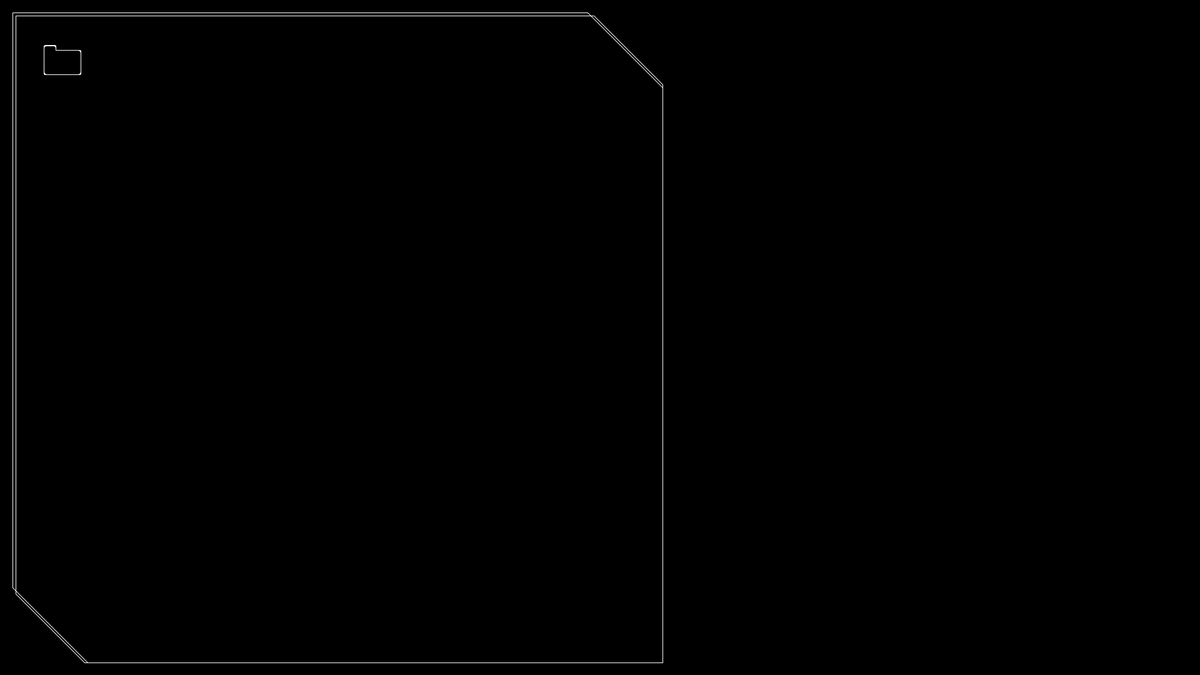
Frame 1 (no input)
Frame 60 (the mouse pressed at the canvas centre just before this capture): identical to frame 1, image omitted
Frame 120 (the mouse held since frame 60 and released just before this capture): identical to frame 1, image omitted

The Processing sketch that drew this single still picture (run headless with seeded random() and noise(); from frame 60 on, the mouse is pressed at the canvas centre):

// Processing sketch: effectFolderArray
// ── effectFolderArray.pde

// Color scheme
color blackSolid = color(0);
color blackGrad0 = color(0, 0);
color blueGrad50 = color(0, 0, 255, 50);
color blueGrad10 = color(0, 0, 255, 10);
color blueSolid = color(0, 0, 255);
color blueSolid150 = color(0, 0, 150);
color redSolid = color(255, 0, 0);
color greenSolid = color(0, 255, 0);  
color whiteGrad50 = color(255, 50);
color whiteGrad15 = color(255, 15);
color whiteGrad5 = color(255, 5);
color whiteSolid = color(255);

FolderArray folderStructure;
FrameGeo frame001, frame002;

void setup() {
   size(1920, 1080);  
   folderStructure = new FolderArray();
   frame001 = new FrameGeo();
   frame002 = new FrameGeo();
   frame001.structureFrame(1040, 1040, 120);
   frame002.structureFrame(1035, 1035, 110);
}

void draw() {
   background(blackSolid);
   folderStructure.drawArray();
   frame001.posFrame(20, 20); 
   frame002.posFrame(25, 25); 
}

// ── Folder.pde
// Class for folder construction
class Folder {

  float rectRad = 5;
  float origXPos;
  float origYPos;
  float targetXPos, targetYPos;
  int folderW, folderH;
  int offset = 1;
  boolean selectFolder;
  boolean expand, collapse;
  boolean mouseOverOrig = false;
  boolean mouseOverTarget = false;
  int numOfFolders = 5;
  float moveXPos;
  float moveYPos;
      
  // %%%%%%%%%%%%%%%%%%%%%%%%%%%%%%%%%%%%%%%%%%%%%%%%%%%%%%%
  // Class Constructor
  // 
  Folder(int folderW, int folderH, float origXPos, float origYPos, float targetXPos, float targetYPos) {
    this.folderW = folderW;
    this.folderH = folderH;
    this.targetXPos = targetXPos;
    this.targetYPos = targetYPos;
    this.origXPos = origXPos;
    this.origYPos = origYPos;
    moveXPos = origXPos;
    moveYPos = origYPos;
  }

  // %%%%%%%%%%%%%%%%%%%%%%%%%%%%%%%%%%%%%%%%%%%%%%%%%%%%%%%
  // Class Methods
  
  // *******************************************************
  // 
  
  void drawStart(){
    mouseOverOrigTest();
    
    pushMatrix();
    if(mouseOverOrig){
      moveOrig(); 
      mouseOverTargetTest();
    }
    else{
      translate(origXPos, origYPos);
    }
    
    if(expand && !collapse){
      for(int i=-2; i <= numOfFolders-2; i++){
         drawSingle(-i * 6, i * 6);
      }
    }
    else if(!expand && collapse){
      drawSingle(0, 0); 
    }
    else{
      drawSingle(0, 0);
    }       
    
    
    

    
    
    popMatrix();
  }
  
  
  void drawSingle(int offsetPosX, int offsetPosY){
    pushMatrix();
    //translate(targetXPos, targetYPos);
    translate(offsetPosX, offsetPosY);
    noStroke();
    rectMode(CENTER);
    fill(whiteSolid);
    rect(0, 0, folderW, folderH, 0, rectRad, rectRad, rectRad);
    fill(blackSolid);
    rect(0, 0, folderW - offset * 2, folderH - offset * 2, 0, rectRad, rectRad, rectRad); 
    fill(whiteSolid);
    rectMode(CORNER);
    // rect args: xOrigin, yOrigin, width, height, topLeftRad, topRightRad, botLeftRad, botRightRad
    rect(-folderW/2, -folderH/2-7.5, folderW/3, folderH/5, rectRad, rectRad, 0, 0);
    if(selectFolder){
       fill(whiteSolid);
    }
    else{
       fill(blackSolid);
    }
    rect(-folderW/2 + offset, -folderH/2-7 + offset, folderW/3 - offset * 2, folderH/5 - offset, rectRad, rectRad, 0, 0);
    popMatrix();
  }

  
  
  
  void mouseOverOrigTest(){
    if(mouseX > origXPos - folderW / 2 && mouseX < origXPos + folderW / 2 && mouseY > origYPos - folderH / 2 && mouseY < origYPos + folderH / 2){
      if(mousePressed){
        mouseOverOrig = true;
      }  
    }
  }
  
  void mouseOverTargetTest(){
    if(mouseX > targetXPos - folderW / 2 && mouseX < targetXPos + folderW / 2 && mouseY > targetYPos - folderH / 2 && mouseY < targetYPos + folderH / 2 && !expand){
        mouseOverTarget = true;
        selectFolder = true;
      if(mousePressed){
        if(!expand){
           expand = true;
        }
        else{
           collapse = true;
        }
      }
    }
    else{
       selectFolder = false;
    }
  }
  
  void moveOrig(){
    // Speed needs to be multiple of the array
    // The following have been confirmed: 1, 2, 5, 10
    float speed = 10;
    translate(moveXPos, moveYPos);
    //println("Orig: " + moveXPos + ", " + moveYPos);
    if(moveXPos == targetXPos){
       moveXPos = targetXPos;
    }
    else{
       moveXPos = moveXPos + speed;
    }
    if(moveYPos == targetYPos){
       moveYPos = targetYPos;
    }
    else{
       moveYPos = moveYPos + speed;
    }    
    //println("Target: " + targetXPos + ", " + targetYPos);
  }
}

// ── FolderArray.pde
// Class for folder construction
class FolderArray {

  // Confirmed with specific spacing intervals: 100, 200, 250, 500
  // Since it is divided by width, it requires certain intervals
  // to generate an appropriate matrix structure
  int spacing = 100;
  int iteration;
  int index = 0;
  int col, row;
  Folder[] folders;
  
  int widthFrame = 1000;
  int heightFrame = 1000;

  // %%%%%%%%%%%%%%%%%%%%%%%%%%%%%%%%%%%%%%%%%%%%%%%%%%%%%%%
  // Class Constructor
  // 
  FolderArray() {
    iteration = widthFrame / spacing - 1;
    folders = new Folder[iteration * iteration];
    col = 1;
    row = 1;
    for(int x=spacing; x < widthFrame; x+=spacing){
      for(int y=spacing; y < heightFrame; y+=spacing){
         folders[index] = new Folder(60, 40, 100, 100, x, y);
         index++;
         col++;
      }
      index = (iteration) * row;
      row++;   
    }
  }

  // %%%%%%%%%%%%%%%%%%%%%%%%%%%%%%%%%%%%%%%%%%%%%%%%%%%%%%%
  // Class Methods
  
  // *******************************************************
  // 
  void drawArray(){
     noFill();
     stroke(whiteSolid);
     for(int i=0; i < folders.length; i++){
        folders[i].drawStart();
     }
  }
}

// ── FrameGeo.pde
// Class for folder construction
class FrameGeo {

  PShape frame1;
  
  // %%%%%%%%%%%%%%%%%%%%%%%%%%%%%%%%%%%%%%%%%%%%%%%%%%%%%%%
  // Class Constructor
  // 
  FrameGeo() {
     frame1 = createShape();
  }

  // %%%%%%%%%%%%%%%%%%%%%%%%%%%%%%%%%%%%%%%%%%%%%%%%%%%%%%%
  // Class Methods
  
  // *******************************************************
  // Position frame in canvas
  void posFrame(int x, int y){
     // shape function args are (shapeName, xPos, yPos)
     shape(frame1, x, y);
  }
  
  // *******************************************************
  // Structure frame
  void structureFrame(int frameW, int frameH, int cutSize){
     frame1.beginShape();
     frame1.noFill();
     frame1.stroke(whiteSolid);
     frame1.vertex(0, 0);
     frame1.vertex(frameW - cutSize, 0);
     frame1.vertex(frameW, cutSize);
     frame1.vertex(frameW, frameH);
     frame1.vertex(cutSize, frameH);
     frame1.vertex(0, frameH - cutSize);
     frame1.endShape(CLOSE);
  }
}
